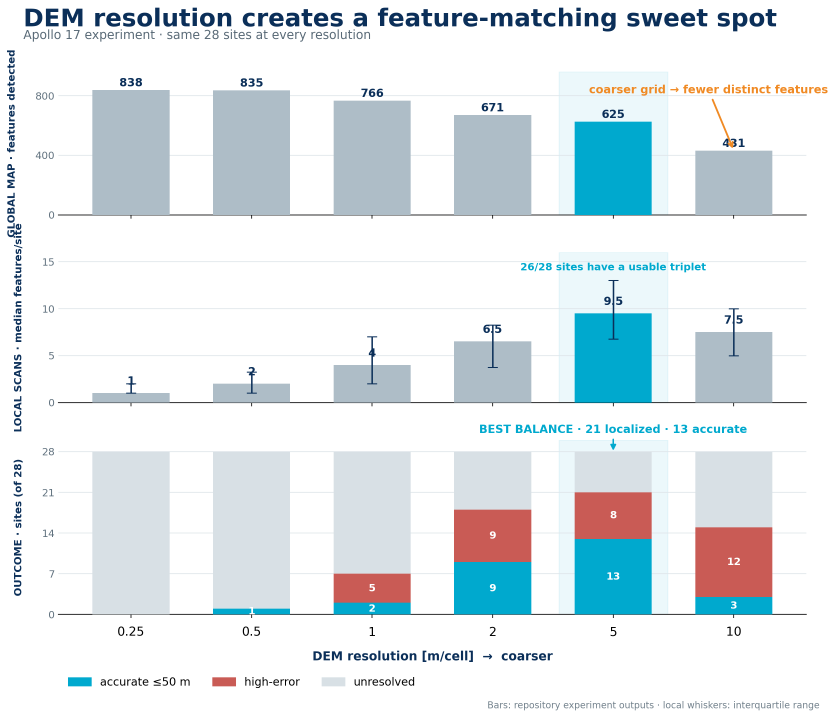
#> input picture poster/dem_resolution_feature_balance_bars.png, 2506 x 2153 px, given in place of global_features_preview.png, which was not available (shown at 1/3 size)
$ python build_dem_resolution_effect.py
#> lines starting #> are read from the running program, lines starting #| are printed output that depends on the picture; after the words box and inside, x2 and y2 are one past the last pixel; in counts of white or black regions, pixels touching at a corner belong together; pictures that were not available may be replaced by others from this repository, and a replacement may not be noted
#> in main, `im = Image.new("RGB", (W, H), "white")`: im: PIL image 1800x1120 RGB; every value is 255
#!/usr/bin/env python3
"""Concise visual showing how DEM resolution changes global/local features."""

from pathlib import Path
from PIL import Image, ImageChops, ImageDraw, ImageFont

ROOT = Path(__file__).resolve().parents[1]
OUT = ROOT / "poster" / "dem_resolution_effect.png"
W, H = 1800, 1120
NAVY = "#0b2f59"
CYAN = "#00a9ce"
ORANGE = "#f08a24"
INK = "#17212b"
MUTED = "#5a6976"
PALE = "#edf5f8"


def font(size, bold=False):
    p = "/usr/share/fonts/truetype/dejavu/DejaVuSans-Bold.ttf" if bold else "/usr/share/fonts/truetype/dejavu/DejaVuSans.ttf"
    return ImageFont.truetype(p, size)


def crop_plot(path):
    im = Image.open(path).convert("RGB")
#> im: PIL image 2506x2153 RGB
    # Remove broad white plot margins while preserving axes/color information.
    bg = Image.new("RGB", im.size, "white")
#> bg: PIL image 2506x2153 RGB; every value is 255
    diff = ImageChops.difference(im, bg).convert("L").point(lambda x: 255 if x > 12 else 0)
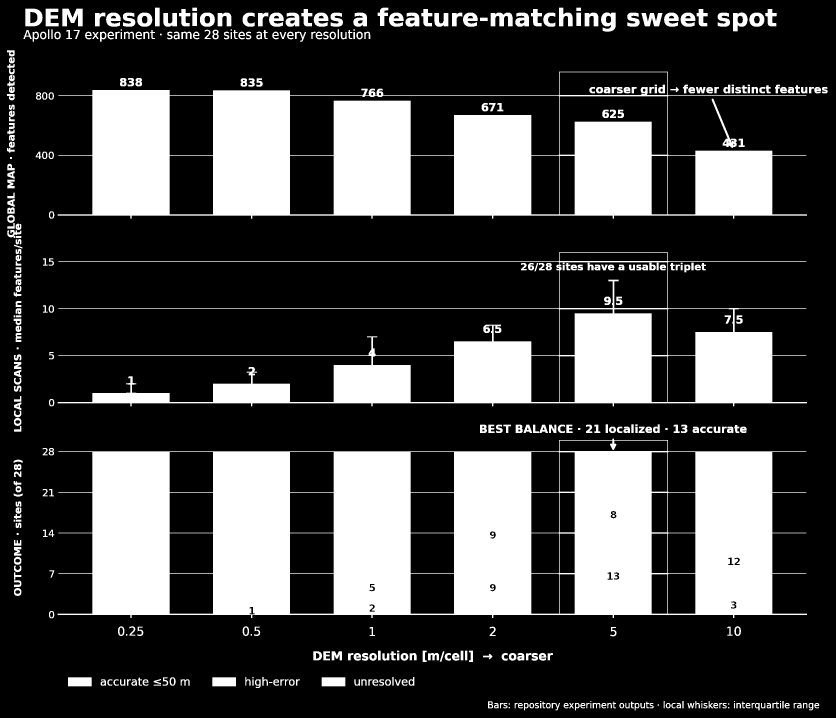
#> diff: PIL image 2506x2153 L (shown at 1/3 size); 28% white; 467 white regions (13 under 20 px), largest, box (x1, y1, x2, y2) and area: (173, 1315, 2421, 1854) 693928, (173, 215, 2421, 656) 447636, (173, 757, 2421, 1219) 225852
    box = diff.getbbox()
#> box = (21, 23, 2483, 2131)
    return im.crop(box) if box else im


def place_cover(canvas, path, box):
    x, y, w, h = box
    art = crop_plot(path)
    scale = max(w/art.width, h/art.height)
#> scale = 0.202
    art = art.resize((int(art.width*scale), int(art.height*scale)), Image.Resampling.LANCZOS)
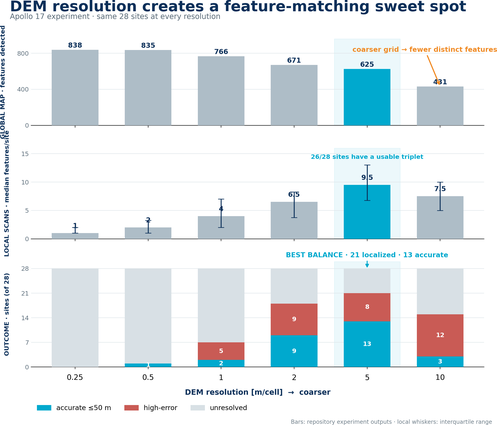
#> art: PIL image 497x425 RGB; mean R, G, B 223.4, 231.8, 235.6
    left = max(0, (art.width-w)//2); top = max(0, (art.height-h)//2)
#> after `left = max(0, (art.width - w) // 2)`: left = 0
#> after `top = max(0, (art.height - h) // 2)`: top = 87
    canvas.paste(art.crop((left, top, left+w, top+h)), (x, y))


def main():
    im = Image.new("RGB", (W, H), "white")
    d = ImageDraw.Draw(im)
    d.rectangle((0,0,W,150), fill=NAVY)
    d.text((70,34), "DEM RESOLUTION CHANGES WHAT CAN BE MATCHED", font=font(46,True), fill="white")
    d.text((72,94), "Same Apollo 17 terrain · same Site 03 scan", font=font(25), fill="#cceaf4")

    configs = [
        ("FINE", "0.25 m/cell", "0p25m_px", 838, 2, "0 / 28", "too few local features", "#9aaeba"),
        ("BALANCED", "5 m/cell", "5m_px", 625, 14, "21 / 28", "best observed balance", CYAN),
        ("COARSE", "10 m/cell", "10m_px", 431, 10, "15 / 28", "terrain distinctions fade", ORANGE),
    ]
    margin=60; gap=28; cw=(W-2*margin-2*gap)//3; top=180
    for i,(tag,res,key,glob,local,avail,note,color) in enumerate(configs):
        x=margin+i*(cw+gap)
        d.rounded_rectangle((x,top,x+cw,H-90), 22, fill="#f8fafb", outline=color, width=5)
        d.rounded_rectangle((x+22,top+20,x+180,top+68), 15, fill=color)
        d.text((x+101,top+31),tag,font=font(22,True),fill="white",anchor="ma")
        d.text((x+cw-22,top+25),res,font=font(29,True),fill=NAVY,anchor="ra")

        d.text((x+22,top+94),"GLOBAL MAP",font=font(20,True),fill=MUTED)
        gp=ROOT/f"LargeScale_Implement/plots/{key}/global_features_preview.png"
        place_cover(im,gp,(x+22,top+124,cw-44,250))
        d.rectangle((x+22,top+326,x+cw-22,top+374),fill=(255,255,255))
        d.text((x+cw//2,top+338),f"{glob} detected features",font=font(24,True),fill=NAVY,anchor="ma")

        d.text((x+22,top+402),"LOCAL SCAN · SITE 03",font=font(20,True),fill=MUTED)
        lp=ROOT/f"LargeScale_Implement/plots/{key}/local_features/local_craters_site_03.png"
        place_cover(im,lp,(x+22,top+432,cw-44,250))
#> call 2 of place_cover, with box = (82, 612, 497, 250)
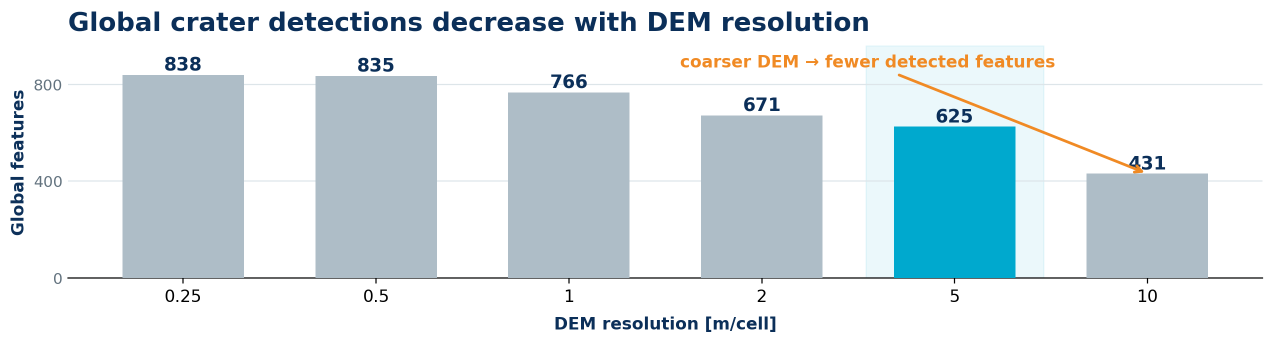
#> input picture poster/dem_resolution_global_features_compact.png, 2547 x 687 px, given in place of local_craters_site_03.png, which was not available (shown at 1/2 size)
#> in crop_plot (call 2), `bg = Image.new("RGB", im.size, "white")`: bg: PIL image 2547x687 RGB; every value is 255
#> in crop_plot (call 2), `diff = ImageChops.difference(im, bg).convert("L").point(lambda x: 255 ..`:
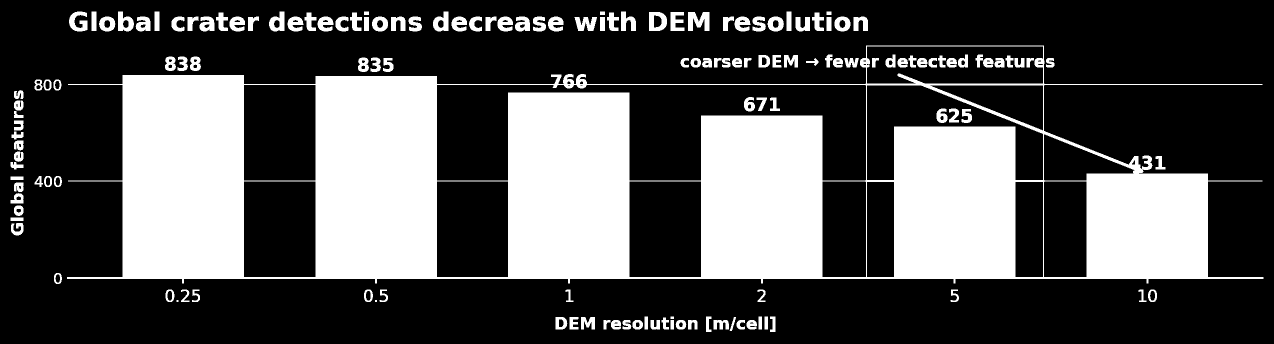
#> diff: PIL image 2547x687 L (shown at 1/2 size); 32.3% white; 149 white regions (2 under 20 px), largest, box (x1, y1, x2, y2) and area: (134, 91, 2527, 567) 512072, (1376, 24, 1419, 62) 1165, (1298, 24, 1334, 62) 932
#> in crop_plot (call 2), `box = diff.getbbox()`: box = (21, 23, 2527, 664)
#> in crop_plot (call 2), `return im.crop(box) if box else im`:
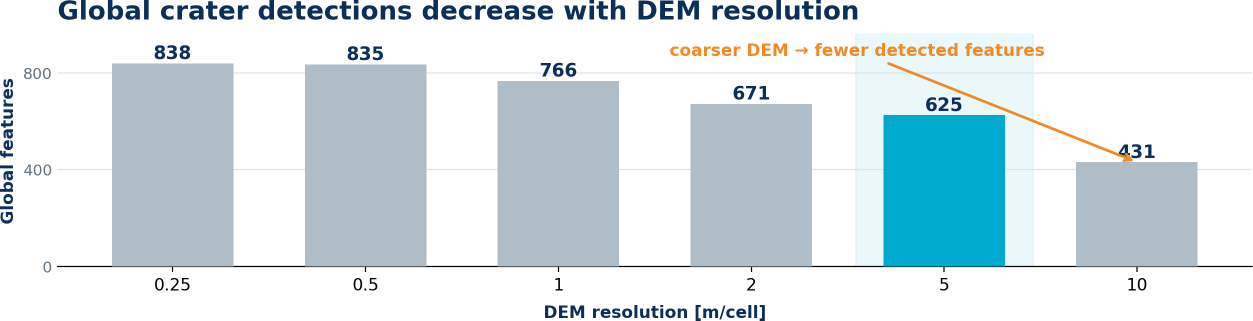
#> returned value: PIL image 2506x641 RGB (shown at 1/2 size); mean R, G, B 214, 226.6, 231.4
#> in place_cover (call 2), `art = art.resize((int(art.width*scale), int(art.height*scale)), Image...`:
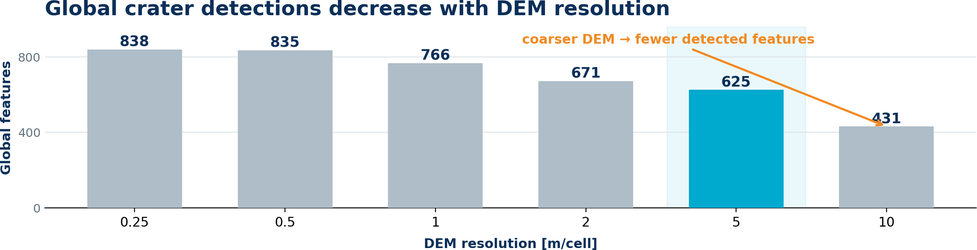
#> art: PIL image 977x250 RGB; mean R, G, B 213.7, 226.2, 231.1
#> in place_cover (call 2), `canvas.paste(art.crop((left, top, left+w, top+h)), (x, y))`:
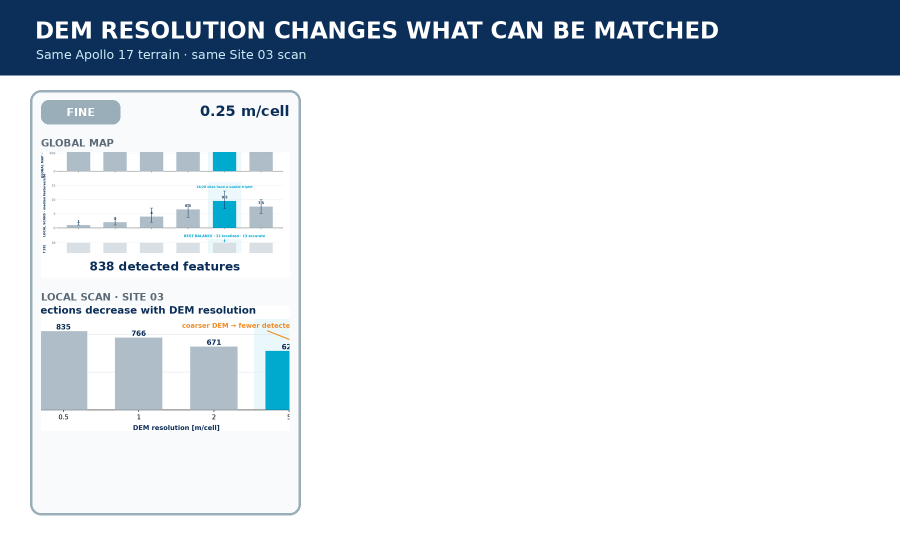
#> canvas: PIL image 1800x1120 RGB (shown at 1/2 size); mean R, G, B 218.2, 224.5, 230.6
        d.rectangle((x+22,top+634,x+cw-22,top+682),fill=(255,255,255))
        d.text((x+cw//2,top+646),f"{local} detected features",font=font(24,True),fill=NAVY,anchor="ma")

        d.rounded_rectangle((x+22,top+710,x+cw-22,top+805),18,fill=PALE)
        d.text((x+42,top+729),"SITES LOCALIZED",font=font(18,True),fill=MUTED)
        d.text((x+cw-42,top+720),avail,font=font(35,True),fill=color,anchor="ra")
        d.text((x+cw//2,top+780),note,font=font(20,True),fill=INK,anchor="ma")

    # Bottom one-line takeaway and balance motif.
    d.line((90,H-58,560,H-58),fill="#a9bbc5",width=4)
    d.line((1240,H-58,1710,H-58),fill="#a9bbc5",width=4)
    d.text((W//2,H-72),"MATCHING NEEDS BOTH: enough local features  +  distinctive global terrain",font=font(25,True),fill=NAVY,anchor="ma")
    OUT.parent.mkdir(exist_ok=True)
    im.save(OUT)
    im.resize((1200,747),Image.Resampling.LANCZOS).save(OUT.with_name("dem_resolution_effect_preview.png"))
    print(OUT)


if __name__ == "__main__":
#> (the run stopped early here; a loop or call above may not have finished)
